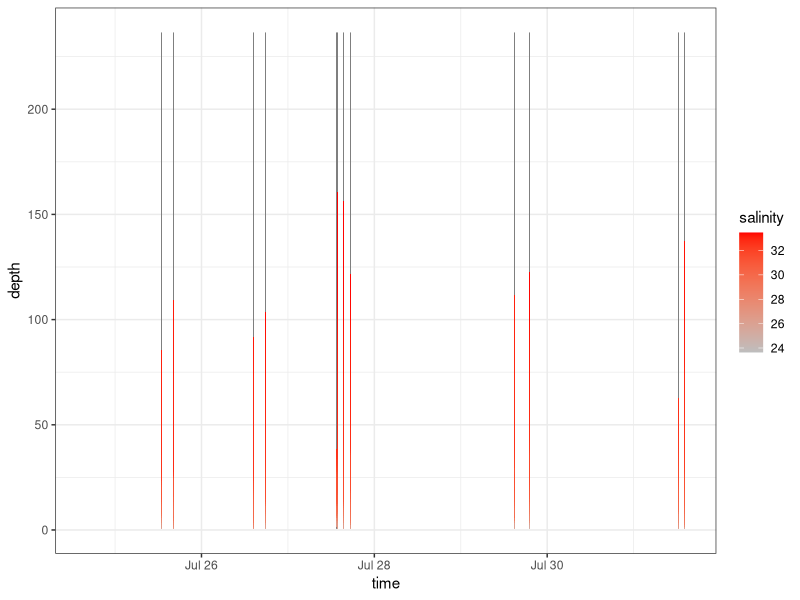

Source code (R):
## ---- chunk 1
library(ncdf4)
library(ggplot2)
library(dplyr)
library(tidyr)
## ---- chunk 2
nc <- nc_open("materials/arctic-data-center-training/data/WG2013CTD.nc")
## ---- chunk 3
print(nc)
## ---- chunk 4
vars <- attributes(nc$var)$names
vars
## ---- chunk 5
sal <- ncvar_get(nc, "sal")
time_mat <- ncvar_get(nc, "time")
## ---- chunk 6
depth <- ncvar_get(nc, "z")
## ---- chunk 7
time <- as.POSIXct((time_mat + 719529)*86400, origin = "1970-01-01", tz = "UTC")
## ---- chunk 8
# coerce matrix to data frame
salinity_data <- as.data.frame(sal) 

# name columns according to depth dimension
names(salinity_data) <- as.character(depth) 


salinity_data <- salinity_data %>% 
    mutate(time = time) %>% 
    gather(key = "depth", value = "salinity", -time) %>% 
    mutate(depth = as.numeric(depth))
## ---- chunk 9
ggplot(salinity_data, aes(x = time, y = depth, fill = salinity)) +
    geom_raster() +
    theme_bw() +
    scale_fill_continuous(low = "gray", high = "red")
